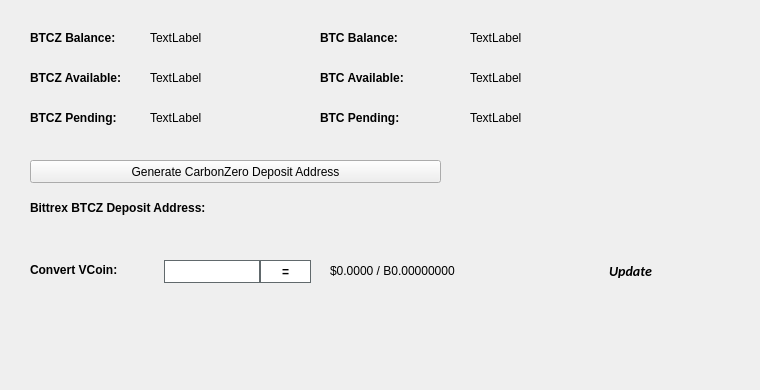
   <widget class="QWidget" name="BalanceTab">
    <attribute name="title">
     <string>Balance</string>
    </attribute>
    <widget class="QLabel" name="BitcoinBalanceLabel">
     <property name="geometry">
      <rect>
       <x>470</x>
       <y>30</y>
       <width>150</width>
       <height>16</height>
      </rect>
     </property>
     <property name="text">
      <string>TextLabel</string>
     </property>
    </widget>
    <widget class="QLabel" name="BTCZBalanceLabel">
     <property name="geometry">
      <rect>
       <x>150</x>
       <y>30</y>
       <width>150</width>
       <height>16</height>
      </rect>
     </property>
     <property name="text">
      <string>TextLabel</string>
     </property>
    </widget>
    <widget class="QLabel" name="label_11">
     <property name="geometry">
      <rect>
       <x>30</x>
       <y>30</y>
       <width>101</width>
       <height>16</height>
      </rect>
     </property>
     <property name="font">
      <font>
       <weight>75</weight>
       <bold>true</bold>
      </font>
     </property>
     <property name="text">
      <string>BTCZ Balance:</string>
     </property>
    </widget>
    <widget class="QLabel" name="label_12">
     <property name="geometry">
      <rect>
       <x>320</x>
       <y>30</y>
       <width>101</width>
       <height>16</height>
      </rect>
     </property>
     <property name="font">
      <font>
       <weight>75</weight>
       <bold>true</bold>
      </font>
     </property>
     <property name="text">
      <string>BTC Balance:</string>
     </property>
    </widget>
    <widget class="QLabel" name="BTCZAvailableLabel_2">
     <property name="geometry">
      <rect>
       <x>150</x>
       <y>70</y>
       <width>150</width>
       <height>16</height>
      </rect>
     </property>
     <property name="text">
      <string>TextLabel</string>
     </property>
    </widget>
    <widget class="QLabel" name="label_13">
     <property name="geometry">
      <rect>
       <x>30</x>
       <y>70</y>
       <width>111</width>
       <height>16</height>
      </rect>
     </property>
     <property name="font">
      <font>
       <weight>75</weight>
       <bold>true</bold>
      </font>
     </property>
     <property name="text">
      <string>BTCZ Available:</string>
     </property>
    </widget>
    <widget class="QLabel" name="label_14">
     <property name="geometry">
      <rect>
       <x>30</x>
       <y>110</y>
       <width>101</width>
       <height>16</height>
      </rect>
     </property>
     <property name="font">
      <font>
       <weight>75</weight>
       <bold>true</bold>
      </font>
     </property>
     <property name="text">
      <string>BTCZ Pending:</string>
     </property>
    </widget>
    <widget class="QLabel" name="BTCZPendingLabel">
     <property name="geometry">
      <rect>
       <x>150</x>
       <y>110</y>
       <width>150</width>
       <height>16</height>
      </rect>
     </property>
     <property name="text">
      <string>TextLabel</string>
     </property>
    </widget>
    <widget class="QLabel" name="label_15">
     <property name="geometry">
      <rect>
       <x>320</x>
       <y>70</y>
       <width>111</width>
       <height>16</height>
      </rect>
     </property>
     <property name="font">
      <font>
       <weight>75</weight>
       <bold>true</bold>
      </font>
     </property>
     <property name="text">
      <string>BTC Available:</string>
     </property>
    </widget>
    <widget class="QLabel" name="BitcoinAvailableLabel">
     <property name="geometry">
      <rect>
       <x>470</x>
       <y>70</y>
       <width>150</width>
       <height>16</height>
      </rect>
     </property>
     <property name="text">
      <string>TextLabel</string>
     </property>
    </widget>
    <widget class="QLabel" name="label_31">
     <property name="geometry">
      <rect>
       <x>320</x>
       <y>110</y>
       <width>111</width>
       <height>16</height>
      </rect>
     </property>
     <property name="font">
      <font>
       <weight>75</weight>
       <bold>true</bold>
      </font>
     </property>
     <property name="text">
      <string>BTC Pending:</string>
     </property>
    </widget>
    <widget class="QLabel" name="BitcoinPendingLabel">
     <property name="geometry">
      <rect>
       <x>470</x>
       <y>110</y>
       <width>150</width>
       <height>16</height>
      </rect>
     </property>
     <property name="text">
      <string>TextLabel</string>
     </property>
    </widget>
    <widget class="QLabel" name="label_33">
     <property name="geometry">
      <rect>
       <x>30</x>
       <y>200</y>
       <width>221</width>
       <height>16</height>
      </rect>
     </property>
     <property name="font">
      <font>
       <weight>75</weight>
       <bold>true</bold>
      </font>
     </property>
     <property name="text">
      <string>Bittrex BTCZ Deposit Address:</string>
     </property>
    </widget>
    <widget class="QPushButton" name="GenDepositBTN">
     <property name="geometry">
      <rect>
       <x>30</x>
       <y>160</y>
       <width>411</width>
       <height>23</height>
      </rect>
     </property>
     <property name="text">
      <string>Generate CarbonZero Deposit Address</string>
     </property>
     <property name="icon">
      <iconset resource="../carbonzero.qrc">
       <normaloff>:/icons/bitcoin</normaloff>:/icons/bitcoin</iconset>
     </property>
    </widget>
    <widget class="QLabel" name="DepositAddressLabel">
     <property name="geometry">
      <rect>
       <x>200</x>
       <y>200</y>
       <width>261</width>
       <height>16</height>
      </rect>
     </property>
     <property name="palette">
      <palette>
       <active>
        <colorrole role="WindowText">
         <brush brushstyle="SolidPattern">
          <color alpha="255">
           <red>0</red>
           <green>0</green>
           <blue>0</blue>
          </color>
         </brush>
        </colorrole>
        <colorrole role="Text">
         <brush brushstyle="SolidPattern">
          <color alpha="255">
           <red>0</red>
           <green>0</green>
           <blue>255</blue>
          </color>
         </brush>
        </colorrole>
       </active>
       <inactive>
        <colorrole role="WindowText">
         <brush brushstyle="SolidPattern">
          <color alpha="255">
           <red>0</red>
           <green>0</green>
           <blue>0</blue>
          </color>
         </brush>
        </colorrole>
        <colorrole role="Text">
         <brush brushstyle="SolidPattern">
          <color alpha="255">
           <red>0</red>
           <green>0</green>
           <blue>255</blue>
          </color>
         </brush>
        </colorrole>
       </inactive>
       <disabled>
        <colorrole role="WindowText">
         <brush brushstyle="SolidPattern">
          <color alpha="255">
           <red>120</red>
           <green>120</green>
           <blue>120</blue>
          </color>
         </brush>
        </colorrole>
        <colorrole role="Text">
         <brush brushstyle="SolidPattern">
          <color alpha="255">
           <red>120</red>
           <green>120</green>
           <blue>120</blue>
          </color>
         </brush>
        </colorrole>
       </disabled>
      </palette>
     </property>
     <property name="font">
      <font>
       <weight>75</weight>
       <bold>true</bold>
      </font>
     </property>
     <property name="text">
      <string/>
     </property>
     <property name="alignment">
      <set>Qt::AlignRight|Qt::AlignTrailing|Qt::AlignVCenter</set>
     </property>
     <property name="textInteractionFlags">
      <set>Qt::LinksAccessibleByMouse|Qt::TextSelectableByKeyboard|Qt::TextSelectableByMouse</set>
     </property>
    </widget>
    <widget class="QLabel" name="label_8">
     <property name="geometry">
      <rect>
       <x>460</x>
       <y>300</y>
       <width>281</width>
       <height>81</height>
      </rect>
     </property>
     <property name="text">
      <string/>
     </property>
     <property name="pixmap">
      <pixmap>:/images/bittrex</pixmap>
     </property>
    </widget>
    <widget class="QWidget" name="widgetConversion" native="true">
     <property name="geometry">
      <rect>
       <x>0</x>
       <y>250</y>
       <width>751</width>
       <height>43</height>
      </rect>
     </property>
     <property name="minimumSize">
      <size>
       <width>0</width>
       <height>43</height>
      </size>
     </property>
     <property name="styleSheet">
      <string notr="true"/>
     </property>
     <widget class="QPushButton" name="btnUpdateMarketData">
      <property name="geometry">
       <rect>
        <x>575</x>
        <y>0</y>
        <width>111</width>
        <height>41</height>
       </rect>
      </property>
      <property name="sizePolicy">
       <sizepolicy hsizetype="Expanding" vsizetype="Expanding">
        <horstretch>0</horstretch>
        <verstretch>0</verstretch>
       </sizepolicy>
      </property>
      <property name="font">
       <font>
        <family>calibri</family>
        <pointsize>-1</pointsize>
        <weight>75</weight>
        <italic>true</italic>
        <bold>true</bold>
       </font>
      </property>
      <property name="styleSheet">
       <string notr="true">margin:0px;text-align:center;padding:2px;border-radius:3px;font-style:italic;width:100px;font-size:14px;font-family:calibri;font-weight:600;</string>
      </property>
      <property name="text">
       <string>Update</string>
      </property>
      <property name="iconSize">
       <size>
        <width>150</width>
        <height>35</height>
       </size>
      </property>
      <property name="autoDefault">
       <bool>true</bool>
      </property>
      <property name="default">
       <bool>true</bool>
      </property>
     </widget>
     <widget class="QLabel" name="lblConvertVCoin">
      <property name="geometry">
       <rect>
        <x>30</x>
        <y>10</y>
        <width>131</width>
        <height>20</height>
       </rect>
      </property>
      <property name="styleSheet">
       <string notr="true"/>
      </property>
      <property name="text">
       <string>&lt;html&gt;&lt;head/&gt;&lt;body&gt;&lt;p&gt;&lt;span style=&quot; font-weight:600;&quot;&gt;Convert VCoin:&lt;/span&gt;&lt;/p&gt;&lt;/body&gt;&lt;/html&gt;</string>
      </property>
     </widget>
     <widget class="QLineEdit" name="txtConvertVCoinQty">
      <property name="geometry">
       <rect>
        <x>160</x>
        <y>10</y>
        <width>100</width>
        <height>23</height>
       </rect>
      </property>
      <property name="minimumSize">
       <size>
        <width>100</width>
        <height>23</height>
       </size>
      </property>
      <property name="maximumSize">
       <size>
        <width>100</width>
        <height>16777215</height>
       </size>
      </property>
      <property name="styleSheet">
       <string notr="true">border: 1px solid #61696c;margin-left:4px;</string>
      </property>
     </widget>
     <widget class="QPushButton" name="btnConvertCarbonZero">
      <property name="geometry">
       <rect>
        <x>260</x>
        <y>10</y>
        <width>51</width>
        <height>23</height>
       </rect>
      </property>
      <property name="minimumSize">
       <size>
        <width>0</width>
        <height>23</height>
       </size>
      </property>
      <property name="styleSheet">
       <string notr="true">border:1px solid #61696c;background:white;font-weight:600;</string>
      </property>
      <property name="text">
       <string>=</string>
      </property>
     </widget>
     <widget class="QLabel" name="lblConvertVCoinResults">
      <property name="geometry">
       <rect>
        <x>330</x>
        <y>0</y>
        <width>201</width>
        <height>41</height>
       </rect>
      </property>
      <property name="styleSheet">
       <string notr="true"/>
      </property>
      <property name="text">
       <string>$0.0000 / B0.00000000</string>
      </property>
     </widget>
     <widget class="QLabel" name="iconOverviewUpdateWait">
      <property name="geometry">
       <rect>
        <x>670</x>
        <y>10</y>
        <width>24</width>
        <height>24</height>
       </rect>
      </property>
      <property name="text">
       <string/>
      </property>
      <property name="pixmap">
       <pixmap resource="../carbonzero.qrc">:/icons/transaction_1</pixmap>
      </property>
      <property name="scaledContents">
       <bool>true</bool>
      </property>
      <property name="alignment">
       <set>Qt::AlignCenter</set>
      </property>
     </widget>
    </widget>
   </widget>
